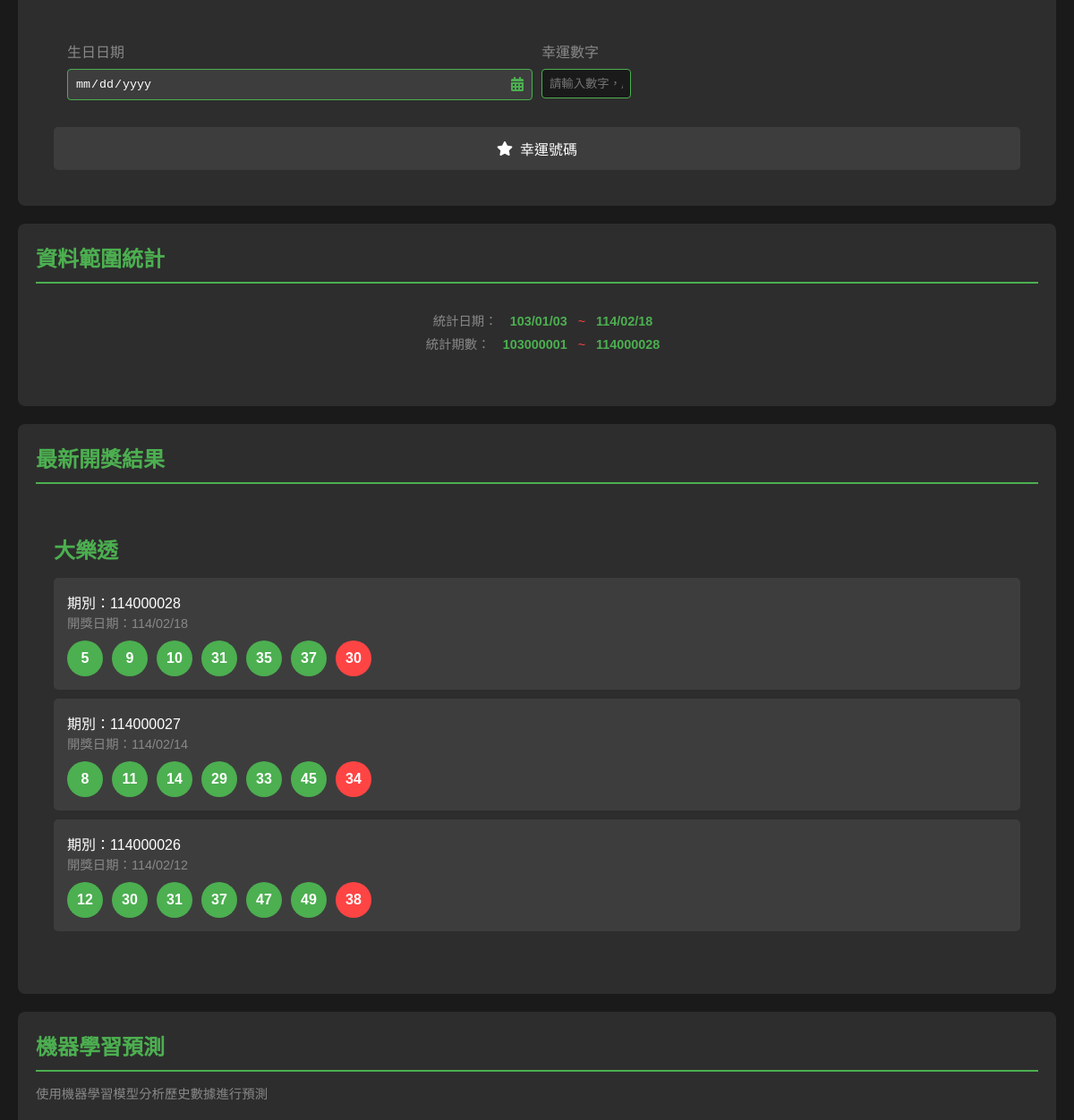
Before: / (middle part) with the older database file.
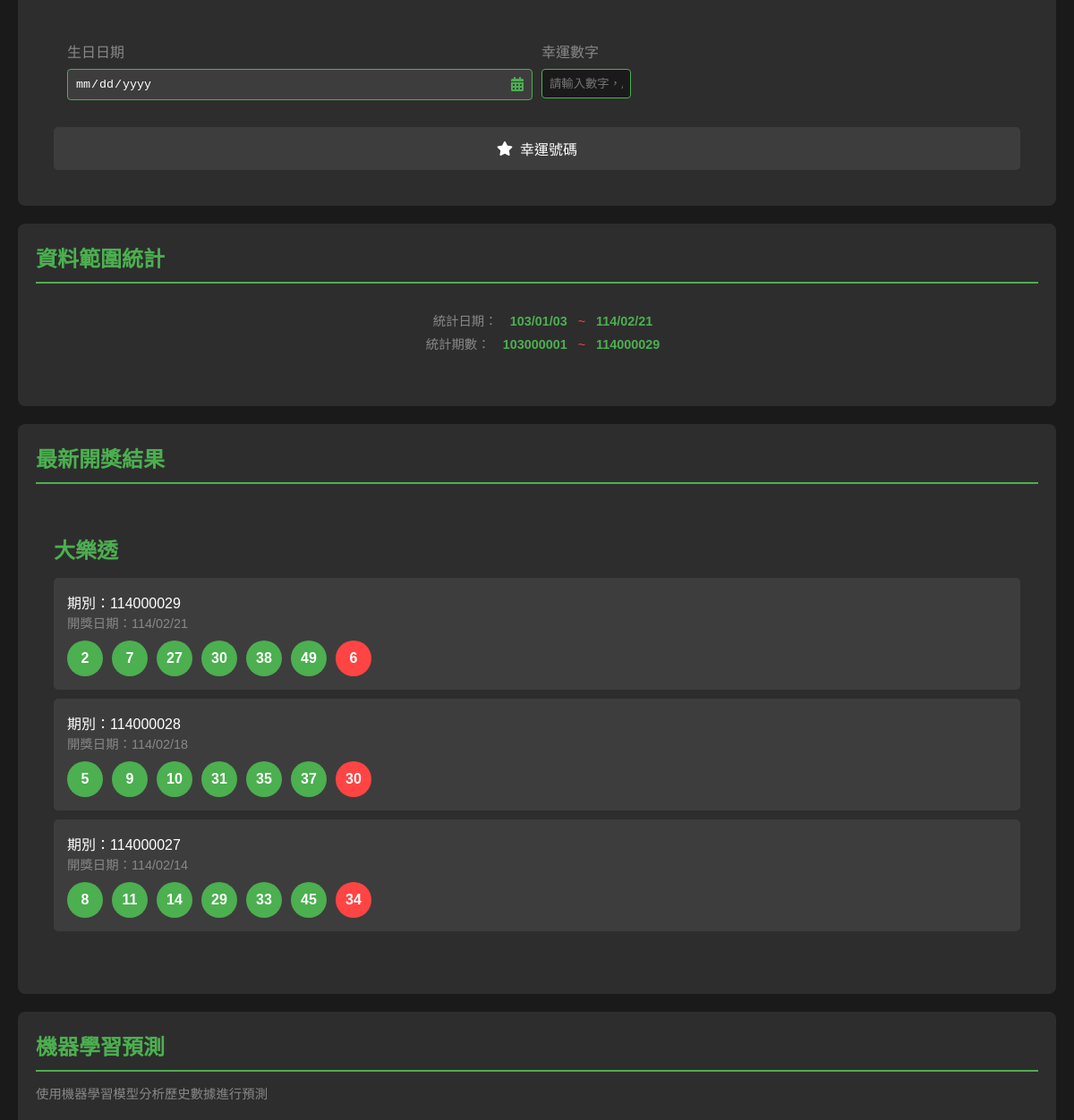
After: the same page with the newer database file.
### tables this page shows
CREATE TABLE big_lotto (
        id INTEGER PRIMARY KEY AUTOINCREMENT,
        draw_term TEXT NOT NULL,
        draw_date TEXT NOT NULL,
        num1 INTEGER NOT NULL,
        num2 INTEGER NOT NULL,
        num3 INTEGER NOT NULL,
        num4 INTEGER NOT NULL,
        num5 INTEGER NOT NULL,
        num6 INTEGER NOT NULL,
        special_num INTEGER NOT NULL,
        total_sales INTEGER,
        created_at TIMESTAMP DEFAULT CURRENT_TIMESTAMP
    );

### app.py (the view)
@app.route('/')
def index():
    latest_draws = get_latest_draws()
    data_ranges = get_data_range()
    return render_template('index.html', draws=latest_draws, ranges=data_ranges)

### templates/index.html (shortened to what this page needs)
<!DOCTYPE html>
<html lang="zh-TW">
<head>
    <link rel="stylesheet" href="https://cdnjs.cloudflare.com/ajax/libs/font-awesome/5.15.4/css/all.min.css">
</head>
<body>
    <div class="analysis-controls">
        <div class="analysis-content">
            <div class="lucky-number-section">
                <div class="lucky-number-inputs">
                    <div class="input-group">
                        <label for="birth-date">生日日期</label>
                        <div class="date-picker-wrapper">
                            <input type="date"
                                   id="birth-date"
                                   class="analysis-input"
                                   max="2025-12-31">
                        </div>
                    </div>
                    <div class="input-group">
                        <label for="lucky-numbers">幸運數字</label>
                        <input type="text"
                               id="lucky-numbers"
                               class="analysis-input"
                               placeholder="請輸入數字，用逗號分隔">
                    </div>
                </div>
                <button onclick="getLuckyNumbers()" class="analysis-button lucky-button">
                    <i class="fas fa-star"></i>
                    幸運號碼
                </button>
            </div>
        </div>
    </div>
    <div class="section-container">
        <div class="section-title">資料範圍統計</div>
        <div id="big-lotto-range" class="data-range active">
            <div>
                <span class="range-label">統計日期：</span>
                <span class="range-value">{{ ranges.big_lotto.start }}</span>
                <span class="range-separator">~</span>
                <span class="range-value">{{ ranges.big_lotto.end }}</span>
            </div>
            <div>
                <span class="range-label">統計期數：</span>
                <span class="range-value">{{ ranges.big_lotto.start_term }}</span>
                <span class="range-separator">~</span>
                <span class="range-value">{{ ranges.big_lotto.end_term }}</span>
            </div>
        </div>
    </div>
    <div class="section-container">
        <div class="section-title">最新開獎結果</div>
        <div id="big-lotto" class="lottery-section active">
            <h2 class="lottery-title">大樂透</h2>
            {% for draw in draws.big_lotto %}
            <div class="draw-info">
                <div>期別：{{ draw[0] }}</div>
                <div class="draw-date">開獎日期：{{ draw[1] }}</div>
                <div class="numbers">
                    {% for num in draw[2:8] %}
                    <div class="number">{{ num }}</div>
                    {% endfor %}
                    <div class="number special-number">{{ draw[8] }}</div>
                </div>
            </div>
            {% endfor %}
        </div>
    </div>
    <div class="section-container">
        <div class="section-title">機器學習預測</div>
        <div class="section-description">使用機器學習模型分析歷史數據進行預測</div>
    </div>
</body>
</html>

### templates/index.html (style rules this page uses)
* { box-sizing: border-box; }
body { font-family: Arial, sans-serif; max-width: 1200px; margin: 0 auto; padding: 20px; background-color: #1a1a1a; color: #ffffff; }
.lottery-section { background-color: #2d2d2d; border-radius: 8px; padding: 20px; margin-bottom: 20px; display: none; }
.lottery-section.active { display: block; }
.lottery-title { color: #4CAF50; margin-bottom: 15px; }
.draw-info { background-color: #3d3d3d; padding: 15px; border-radius: 5px; margin-bottom: 10px; }
.numbers { display: flex; gap: 10px; margin-top: 10px; }
.number { width: 40px; height: 40px; background-color: #4CAF50; border-radius: 50%; display: flex; align-items: center; justify-content: center; font-weight: bold; }
.special-number { background-color: #ff4444; }
.draw-date { color: #888; font-size: 0.9em; }
.data-range { text-align: center; color: #888; margin-bottom: 20px; font-size: 0.9em; padding: 15px; background-color: #2d2d2d; border-radius: 5px; display: none; line-height: 1.8; }
.data-range.active { display: block; }
.range-label { color: #888; display: inline-block; width: 85px; text-align: right; margin-right: 10px; }
.range-value { color: #4CAF50; font-weight: bold; }
.range-separator { color: #ff4444; margin: 0 8px; }
.section-container { background-color: #2d2d2d; border-radius: 8px; padding: 20px; margin: 20px 0; }
.section-title { color: #4CAF50; font-size: 1.5em; font-weight: bold; margin-bottom: 15px; padding-bottom: 10px; border-bottom: 2px solid #4CAF50; }
.section-description { color: #888; margin-bottom: 20px; font-size: 0.9em; line-height: 1.5; }
.analysis-controls { background-color: #2d2d2d; padding: 20px; border-radius: 8px; margin-bottom: 20px; }
.analysis-input { padding: 8px; border-radius: 4px; border: 1px solid #4CAF50; background-color: #1a1a1a; color: white; width: 100px; }
.analysis-button { padding: 10px 15px; font-size: 14px; background-color: #4CAF50; color: white; border: none; border-radius: 4px; cursor: pointer; }
.analysis-button { display: flex; align-items: center; justify-content: center; gap: 8px; padding: 12px 20px; font-size: 16px; border: none; border-radius: 5px; background-color: #3d3d3d; color: #ffffff; cursor: pointer; transition: all 0.3s ease; width: 100%; }
.analysis-button i { font-size: 16px; }
.lucky-number-section { background-color: #2d2d2d; padding: 20px; border-radius: 8px; margin-top: 20px; }
.lucky-number-inputs { display: grid; grid-template-columns: 1fr 1fr; gap: 10px; margin-bottom: 10px; background-color: #2d2d2d; padding: 15px; border-radius: 5px; }
.input-group { display: flex; flex-direction: column; gap: 8px; }
.input-group label { color: #888; }
.analysis-input[type="date"] { background-color: #3d3d3d; color: #ffffff; border: 1px solid #4CAF50; padding: 8px; border-radius: 4px; }
.analysis-input[type="date"]::placeholder { color: #888; }
.date-picker-wrapper { position: relative; }
.date-picker-wrapper { position: relative; display: flex; align-items: center; }
.analysis-input[type="date"] { width: 100%; background-color: #3d3d3d; color: #ffffff; border: 1px solid #4CAF50; padding: 8px 30px 8px 8px; border-radius: 4px; cursor: pointer; }
.lucky-button { width: 100%; margin-top: 15px; }

Changed rows visible on the page:
removed big_lotto: draw_term "114000026", draw_date "114/02/12", 8 "12" "30" "31" "37" "47" "49", special_num "38"
added big_lotto: draw_term "114000029", draw_date "114/02/21", 8 "2" "7" "27" "30" "38" "49", special_num "6"
Other visible differences:
{{ ranges.big_lotto.end }}: "114/02/18" → "114/02/21"
{{ ranges.big_lotto.end_term }}: "114000028" → "114000029"
